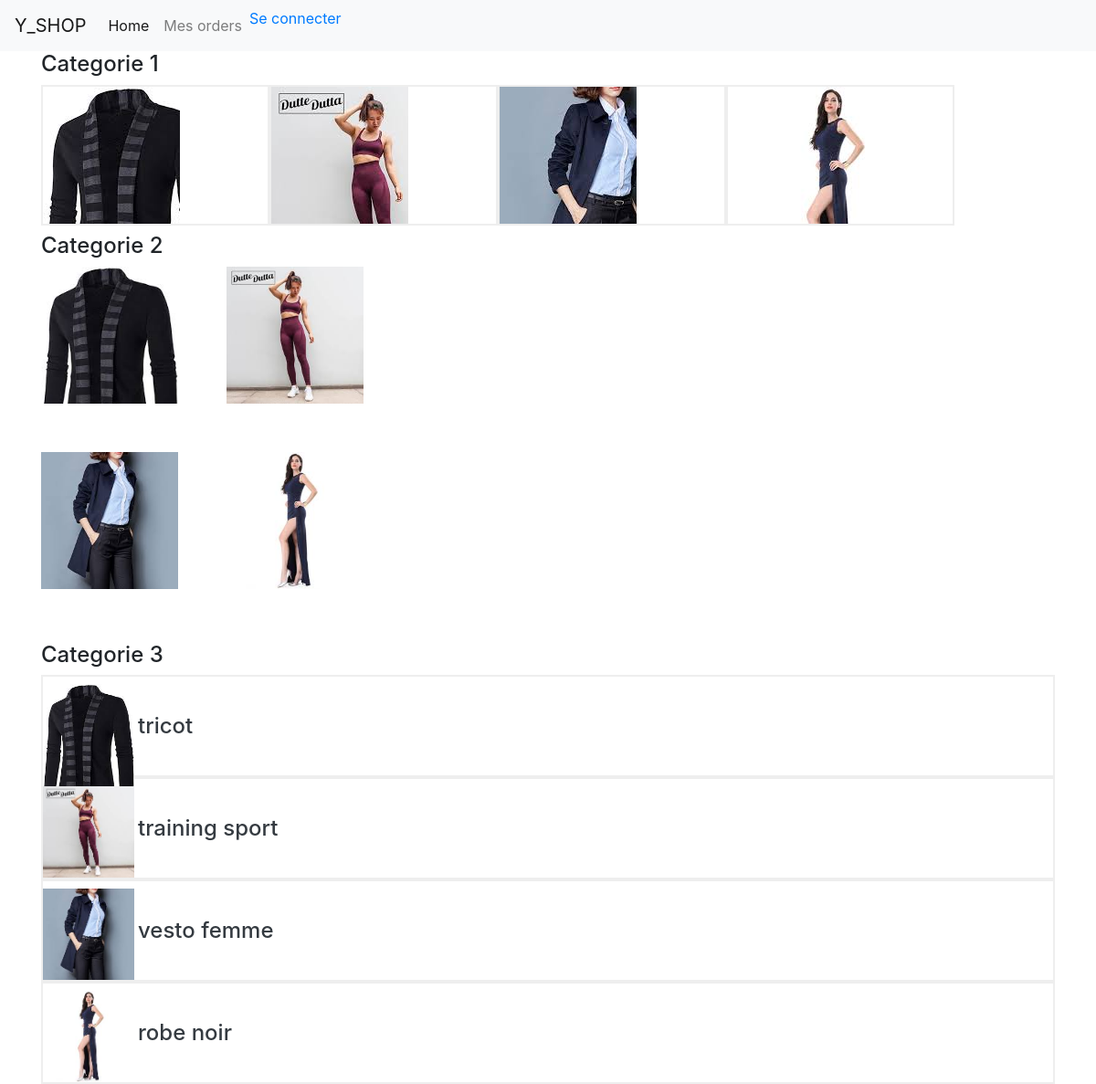
The page / on the database its author committed.
### products/models.py (models this page shows, shortened)
class Product(models.Model):
    uuid = models.UUIDField(default=uuid.uuid4, primary_key=True)
    name = models.CharField(max_length=200)
    description = models.TextField()
    price = models.DecimalField(decimal_places=2, max_digits=10)
    created_at = models.DateTimeField(auto_now=True)
    last_modification = models.DateTimeField(auto_now_add=True)
    cover = models.ImageField(null=True)
    category = models.ForeignKey(Category, models.PROTECT)

### products/views.py (the view)
# urls.py: 2. Add a URL to urlpatterns:  path('', views.home, name='home')
def home(request):
    products = Product.objects.all()
    return render(request, 'products/home.html', {'products': products})

### products/templates/products/home.html
{% extends 'base.html' %}
{% block content %}
<div class="container">
    <div>
        <h1 class="h4">Categorie 1</h1>
        <div class="products_scroll_container">
            {% for product in products %}
            <div href="{% url 'product-detail' product.uuid %}" class="border_grey product_scroll_container">
                <div class="img_container"><img src="{{product.cover.url}}" alt=""></div>
            </div>
            {% endfor %}
        </div>
    </div>
    <div class="pt-2">
        <h1 class="h4">Categorie 2</h1>
        <div class="products_grid_container">
            {% for product in products %}
            <div class="product_grid_container">
                <a href="{% url 'product-detail' product.uuid %}">
                    <div style="width: 180px; height:180px;" class="img_container">
                        <img class="img-fluid" src="{{product.cover.url}}" alt="">
                    </div>
                </a>
            </div>
            {% endfor %}
        </div>
    </div>
    <div class="pt-2">
        <h1 class="h4">Categorie 3</h1>
        <div class="products_list_container">
            {% for product in products %}
            <a href="{% url 'product-detail' product.uuid %}">
                <div class="d-flex pt-2 border_grey">
                    <div>
                        <div style="width: 100px; height:100px;">
                            <img class="img-fluid" src="{{product.cover.url}}" alt="">
                        </div>
                    </div>
                    <div class="d-flex flex-column justify-content-center pl-1">
                        <h1 class="h4 text-dark">{{product.name}}</h1>
                    </div>
                </div>
            </a>
            {% endfor %}
        </div>
    </div>
</div>
{% endblock content %}

### templates/base.html (shortened to what this page needs)
{% load static %}
<html>
    <head>
        <link rel="stylesheet" href="{% static 'bootstrap/css/bootstrap.min.css' %}">
        <link rel="stylesheet" href="{% static 'style.css' %}">
    </head>
    <body>
        <nav class="navbar navbar-expand-lg navbar-light bg-light sticky-top">
            <a class="navbar-brand" href="/">Y_SHOP</a>
            <div class="collapse navbar-collapse" id="navbarSupportedContent">
                <ul class="navbar-nav mr-auto">
                    <li class="nav-item active">
                        <a class="nav-link" href="/">Home <span class="sr-only">(current)</span></a>
                    </li>
                    <li class="nav-item">
                        <a class="nav-link" href="/orders">Mes orders</a>
                    </li>
                    {% if request.user.is_authenticated %}
                    <li class="nav-item">
                            <a href="{% url 'logout' %}">logout {{request.user.username}}</a>
                        </li>
                        {% elif not request.user.is_authenticated %}
                        <li class="nav-item">
                            <a href="{% url 'login' %}">Se connecter</a>
                        </li>
                    {% endif %}
                </ul>
            </div>
        </nav>
        {% block content %}
        {% endblock content %}
    </body>
</html>

### static/style.css (style rules this page uses)
.products_scroll_container { display: flex; overflow-x: scroll; }
.products_grid_container { width: 100%; display: grid; grid-template-rows: 200px 200px; grid-template-columns: 200px 200px; grid-column-gap: 3px; grid-row-gap: 3px; }
.border_grey { border: 2px solid #eee; }
.product_scroll_container { width: 250px; }
.product_grid_container { width: 200px; }
.img_container { overflow: hidden; max-height: 150px; max-width: 150px; }

### rows shown on the page
Product: cover (picture), name "tricot"
Product: cover (picture), name "training sport"
Product: cover (picture), name "vesto femme"
Product: cover (picture), name "robe noir"
